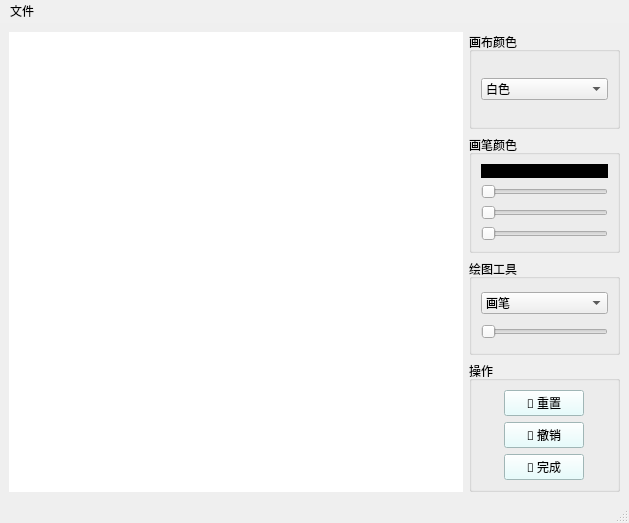
<?xml version="1.0" encoding="UTF-8"?>
<ui version="4.0">
 <class>MainWindow</class>
 <widget class="QMainWindow" name="MainWindow">
  <property name="geometry">
   <rect>
    <x>0</x>
    <y>0</y>
    <width>629</width>
    <height>523</height>
   </rect>
  </property>
  <property name="sizePolicy">
   <sizepolicy hsizetype="Fixed" vsizetype="Fixed">
    <horstretch>0</horstretch>
    <verstretch>0</verstretch>
   </sizepolicy>
  </property>
  <property name="windowTitle">
   <string>MainWindow</string>
  </property>
  <widget class="QWidget" name="centralwidget">
   <layout class="QGridLayout" name="gridLayout">
    <item row="0" column="0" rowspan="4" colspan="3">
     <widget class="QLabel" name="label_board">
      <property name="autoFillBackground">
       <bool>false</bool>
      </property>
      <property name="styleSheet">
       <string notr="true">background-color: rgb(255,255,255);</string>
      </property>
      <property name="text">
       <string/>
      </property>
     </widget>
    </item>
    <item row="1" column="3">
     <widget class="QGroupBox" name="groupBox_2">
      <property name="title">
       <string>画笔颜色</string>
      </property>
      <layout class="QGridLayout" name="gridLayout_3">
       <item row="2" column="0">
        <widget class="QSlider" name="horizontalSlider_color_red">
         <property name="sizePolicy">
          <sizepolicy hsizetype="Preferred" vsizetype="Fixed">
           <horstretch>0</horstretch>
           <verstretch>0</verstretch>
          </sizepolicy>
         </property>
         <property name="maximum">
          <number>255</number>
         </property>
         <property name="orientation">
          <enum>Qt::Horizontal</enum>
         </property>
        </widget>
       </item>
       <item row="4" column="0">
        <widget class="QSlider" name="horizontalSlider_color_blue">
         <property name="sizePolicy">
          <sizepolicy hsizetype="Preferred" vsizetype="Fixed">
           <horstretch>0</horstretch>
           <verstretch>0</verstretch>
          </sizepolicy>
         </property>
         <property name="maximum">
          <number>255</number>
         </property>
         <property name="orientation">
          <enum>Qt::Horizontal</enum>
         </property>
        </widget>
       </item>
       <item row="3" column="0">
        <widget class="QSlider" name="horizontalSlider_color_green">
         <property name="sizePolicy">
          <sizepolicy hsizetype="Preferred" vsizetype="Fixed">
           <horstretch>0</horstretch>
           <verstretch>0</verstretch>
          </sizepolicy>
         </property>
         <property name="maximum">
          <number>255</number>
         </property>
         <property name="orientation">
          <enum>Qt::Horizontal</enum>
         </property>
        </widget>
       </item>
       <item row="0" column="0" rowspan="2">
        <widget class="QLabel" name="label_color_show">
         <property name="sizePolicy">
          <sizepolicy hsizetype="Preferred" vsizetype="Preferred">
           <horstretch>0</horstretch>
           <verstretch>0</verstretch>
          </sizepolicy>
         </property>
         <property name="styleSheet">
          <string notr="true">background-color: rgb(0,0,0);</string>
         </property>
         <property name="text">
          <string/>
         </property>
        </widget>
       </item>
      </layout>
     </widget>
    </item>
    <item row="2" column="3">
     <widget class="QGroupBox" name="groupBox_5">
      <property name="title">
       <string>绘图工具</string>
      </property>
      <layout class="QGridLayout" name="gridLayout_4">
       <item row="1" column="0">
        <widget class="QSlider" name="horizontalSlider_painter_thickness">
         <property name="sizePolicy">
          <sizepolicy hsizetype="Preferred" vsizetype="Fixed">
           <horstretch>0</horstretch>
           <verstretch>0</verstretch>
          </sizepolicy>
         </property>
         <property name="minimum">
          <number>1</number>
         </property>
         <property name="maximum">
          <number>25</number>
         </property>
         <property name="singleStep">
          <number>1</number>
         </property>
         <property name="orientation">
          <enum>Qt::Horizontal</enum>
         </property>
        </widget>
       </item>
       <item row="0" column="0">
        <widget class="QComboBox" name="comboBox_painter_type">
         <item>
          <property name="text">
           <string>画笔</string>
          </property>
         </item>
         <item>
          <property name="text">
           <string>橡皮</string>
          </property>
         </item>
        </widget>
       </item>
      </layout>
     </widget>
    </item>
    <item row="0" column="3">
     <widget class="QGroupBox" name="groupBox">
      <property name="title">
       <string>画布颜色</string>
      </property>
      <layout class="QGridLayout" name="gridLayout_2">
       <item row="0" column="0">
        <widget class="QComboBox" name="comboBox_board_color">
         <item>
          <property name="text">
           <string>白色</string>
          </property>
         </item>
         <item>
          <property name="text">
           <string>黑色</string>
          </property>
         </item>
        </widget>
       </item>
      </layout>
     </widget>
    </item>
    <item row="3" column="3">
     <widget class="QGroupBox" name="groupBox_3">
      <property name="title">
       <string>操作</string>
      </property>
      <layout class="QGridLayout" name="gridLayout_5">
       <item row="2" column="0">
        <widget class="QPushButton" name="pushButton_complete">
         <property name="font">
          <font>
           <family>FontAwesome</family>
          </font>
         </property>
         <property name="styleSheet">
          <string notr="true">background-color: rgb(224,255,255);</string>
         </property>
         <property name="text">
          <string> 完成</string>
         </property>
        </widget>
       </item>
       <item row="1" column="0">
        <widget class="QPushButton" name="pushButton_undo">
         <property name="font">
          <font>
           <family>FontAwesome</family>
          </font>
         </property>
         <property name="styleSheet">
          <string notr="true">background-color: rgb(224,255,255);</string>
         </property>
         <property name="text">
          <string> 撤销</string>
         </property>
        </widget>
       </item>
       <item row="0" column="0">
        <widget class="QPushButton" name="pushButton_reset">
         <property name="sizePolicy">
          <sizepolicy hsizetype="Fixed" vsizetype="Fixed">
           <horstretch>0</horstretch>
           <verstretch>0</verstretch>
          </sizepolicy>
         </property>
         <property name="font">
          <font>
           <family>FontAwesome</family>
          </font>
         </property>
         <property name="styleSheet">
          <string notr="true">background-color: rgb(224,255,255);</string>
         </property>
         <property name="text">
          <string> 重置</string>
         </property>
        </widget>
       </item>
      </layout>
     </widget>
    </item>
   </layout>
  </widget>
  <widget class="QMenuBar" name="menubar">
   <property name="geometry">
    <rect>
     <x>0</x>
     <y>0</y>
     <width>629</width>
     <height>26</height>
    </rect>
   </property>
   <property name="styleSheet">
    <string notr="true">background-color: rgb(240, 240, 240)</string>
   </property>
   <widget class="QMenu" name="menu">
    <property name="title">
     <string>文件</string>
    </property>
    <addaction name="action"/>
    <addaction name="action_2"/>
   </widget>
   <addaction name="menu"/>
  </widget>
  <widget class="QStatusBar" name="statusbar"/>
  <action name="action">
   <property name="text">
    <string>打开图片</string>
   </property>
  </action>
  <action name="action_2">
   <property name="text">
    <string>保存图片</string>
   </property>
  </action>
 </widget>
 <resources/>
 <connections/>
</ui>
